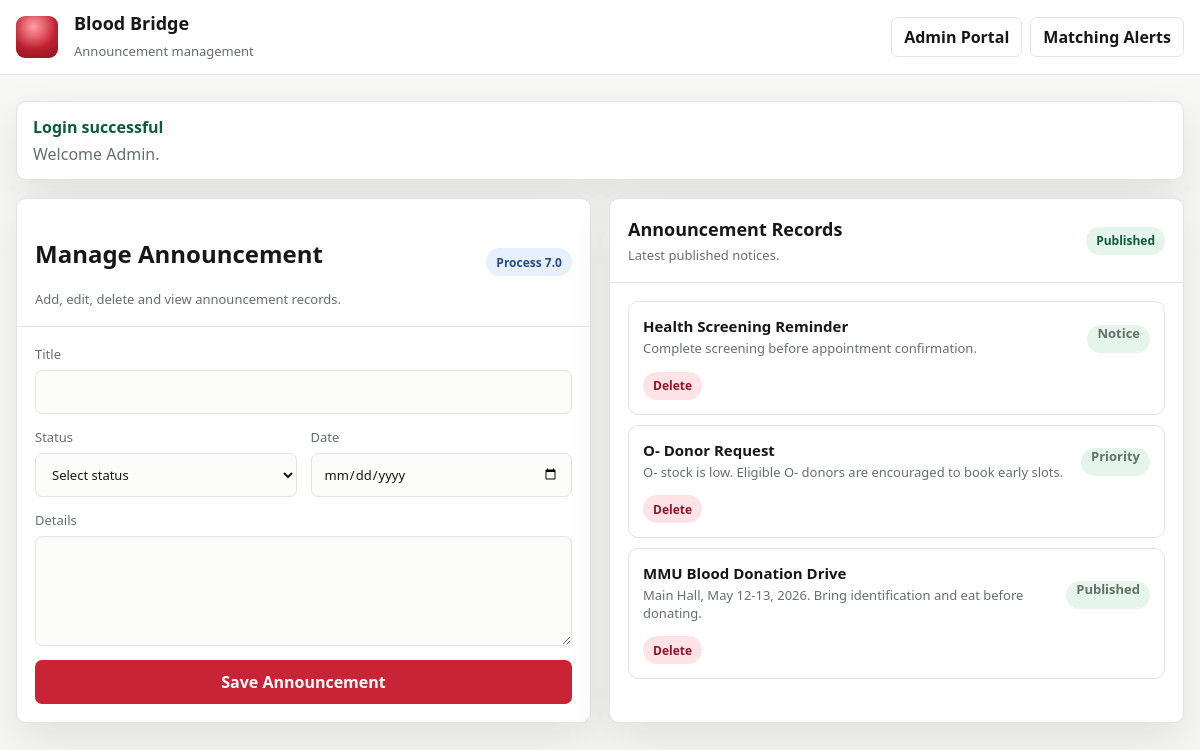
/admin/announcements.php (signed in), run on the app's committed database.
### tables this page shows
CREATE TABLE IF NOT EXISTS `announcements` (
  `id` INT UNSIGNED NOT NULL AUTO_INCREMENT,
  `title` VARCHAR(180) NOT NULL,
  `status` VARCHAR(80) DEFAULT NULL,
  `event_date` DATE DEFAULT NULL,
  `details` TEXT DEFAULT NULL,
  `created_at` TIMESTAMP NOT NULL DEFAULT CURRENT_TIMESTAMP,
  PRIMARY KEY (`id`)
);

### admin/announcements.php (the view, shortened to what this page needs)
<?php
require __DIR__ . '/../includes/storage.php';
$announcements = read_records('announcements');
?>
<!doctype html>
<html lang="en">
<head>
  <link rel="stylesheet" href="../styles.css">
</head>
<body>
  <div class="page-shell">
    <header class="topbar">
      <div class="topbar-inner">
        <div class="brand"><span class="brand-mark"></span><span><strong class="brand-title">Blood Bridge</strong><span class="brand-subtitle">Announcement management</span></span></div>
        <nav class="nav-actions"><a class="nav-link" href="index.php">Admin Portal</a><a class="nav-link" href="alerts.php">Matching Alerts</a></nav>
      </div>
    </header>
    <main class="container">
      <?= flash_markup(); ?>
      <section class="grid grid-2">
        <div class="panel">
          <div class="panel-header"><div><h1>Manage Announcement</h1><p>Add, edit, delete and view announcement records.</p></div><span class="pill info">Process 7.0</span></div>
          <div class="panel-body">
            <form class="form-grid" method="post" action="../actions.php">
              <label class="full">Title<input name="title"></label>
              <label>Status<select name="status"><option value="">Select status</option><option>Published</option><option>Draft</option><option>Deleted</option></select></label>
              <label>Date<input name="event_date" type="date"></label>
              <label class="full">Details<textarea name="details"></textarea></label>
              <button class="btn-primary full" type="submit">Save Announcement</button>
            </form>
          </div>
        </div>
        <aside class="panel">
          <div class="panel-header"><div><h2>Announcement Records</h2><p>Latest published notices.</p></div><span class="pill ok">Published</span></div>
          <div class="panel-body records">
            <?php foreach ($announcements as $item): ?>
              <div class="record-card">
                <div><strong><?= h((string)($item['title'] ?? 'Announcement')); ?></strong><span><?= h((string)($item['details'] ?? '')); ?></span></div>
                <span class="pill ok"><?= h((string)($item['status'] ?? 'Published')); ?></span>
                <form method="post" action="../actions.php" style="display:inline;">
    <button type="submit" class="pill bad" style="border:none; cursor:pointer;">
        Delete
    </button>
</form>
              </div>
            <?php endforeach; ?>
          </div>
        </aside>
      </section>
    </main>
  </div>
</body>
</html>

### styles.css (style rules this page uses)
:root { --bg: #f7f8f6; --surface: #ffffff; --surface-soft: #fbfcfa; --ink: #171717; --muted: #65706a; --line: #dfe5df; --red: #c82435; --red-dark: #981c2b; --teal: #08756f; --green: #2c7a4b; --amber: #b56d16; --blue: #315f9c; --shadow: 0 18px 45px rgba(26, 31, 28, .10); }
* { box-sizing: border-box; }
html { scroll-behavior: smooth; }
body { margin: 0; font-family: "Segoe UI", Arial, sans-serif; color: var(--ink); background: var(--bg); }
a { color: inherit; }
button, input, select, textarea { font: inherit; }
button { border: 0; cursor: pointer; }
.page-shell { min-height: 100vh; display: grid; grid-template-rows: auto 1fr; }
.topbar { min-height: 74px; border-bottom: 1px solid var(--line); background: rgba(255, 255, 255, .92); backdrop-filter: blur(14px); position: sticky; top: 0; z-index: 20; }
.topbar-inner { width: min(1220px, calc(100% - 32px)); margin: 0 auto; min-height: 74px; display: flex; align-items: center; justify-content: space-between; gap: 16px; }
.brand { display: flex; align-items: center; gap: 16px; text-decoration: none; min-width: 0; }
.brand-mark { width: 42px; height: 42px; border-radius: 9px; background: radial-gradient(circle at 42% 25%, #ff9ea6, var(--red) 56%, var(--red-dark)); box-shadow: inset 0 -8px 12px rgba(80, 0, 0, .20); flex: 0 0 auto; }
.brand-title { display: block; margin: 0; font-size: 18px; line-height: 1.1; letter-spacing: 0; white-space: nowrap; overflow: hidden; text-overflow: ellipsis; }
.brand-subtitle { display: block; margin: 8px 0 0; color: var(--muted); font-size: 13px; }
.nav-actions { display: flex; align-items: center; justify-content: flex-end; gap: 8px; flex-wrap: wrap; }
.nav-link, .btn-secondary { min-height: 38px; display: inline-flex; align-items: center; justify-content: center; border: 1px solid var(--line); border-radius: 7px; background: #fff; color: var(--ink); text-decoration: none; padding: 8px 12px; font-weight: 600; }
.btn-primary { min-height: 44px; display: inline-flex; align-items: center; justify-content: center; border-radius: 7px; background: var(--red); color: #fff; text-decoration: none; padding: 10px 14px; font-weight: 700; }
.container { width: min(1220px, calc(100% - 32px)); margin: 0 auto; padding: 26px 0 40px; }
.grid { display: grid; gap: 18px; }
.grid-2 { grid-template-columns: repeat(2, minmax(0, 1fr)); }
.panel, .metric, .function-card, .record-card { border: 1px solid var(--line); border-radius: 10px; background: var(--surface); box-shadow: var(--shadow); }
.panel-header { min-height: 70px; display: flex; align-items: center; justify-content: space-between; gap: 14px; padding: 18px; border-bottom: 1px solid var(--line); }
.panel-header h2, .panel-header h3 { margin: 0; font-size: 18px; }
.panel-header p { margin: 5px 0 0; color: var(--muted); font-size: 13px; }
.panel-body { padding: 18px; }
.form-grid { display: grid; grid-template-columns: repeat(2, minmax(0, 1fr)); gap: 14px; }
.full { grid-column: 1 / -1; }
label { display: grid; gap: 7px; color: var(--muted); font-size: 13px; }
input, select, textarea { width: 100%; min-height: 44px; border: 1px solid var(--line); border-radius: 7px; background: var(--surface-soft); color: var(--ink); padding: 10px 12px; outline: none; }
textarea { min-height: 110px; resize: vertical; }
.pill { min-height: 28px; display: inline-flex; align-items: center; justify-content: center; border-radius: 999px; padding: 0 10px; font-size: 12px; font-weight: 700; white-space: nowrap; }
.ok { color: #0d5c37; background: #e5f5eb; }
.bad { color: #8a1726; background: #ffe3e6; }
.info { color: #234d84; background: #e7f0ff; }
.records { display: grid; gap: 10px; }
.record-card { box-shadow: none; padding: 14px; display: grid; grid-template-columns: 1fr auto; gap: 14px; align-items: center; }
.record-card strong { display: block; font-size: 15px; }
.record-card span { display: block; margin-top: 4px; color: var(--muted); font-size: 13px; line-height: 1.35; }

### data on the page
announcements: title "Health Screening Reminder", details "Complete screening before appointment confirmation.", status "Notice"
announcements: title "O- Donor Request", details "O- stock is low. Eligible O- donors are encouraged to book early slots.", status "Priority"
announcements: title "MMU Blood Donation Drive", details "Main Hall, May 12-13, 2026. Bring identification and eat before donating.", status "Published"

### other printed values
$title "Login successful"
$message "Welcome Admin."
